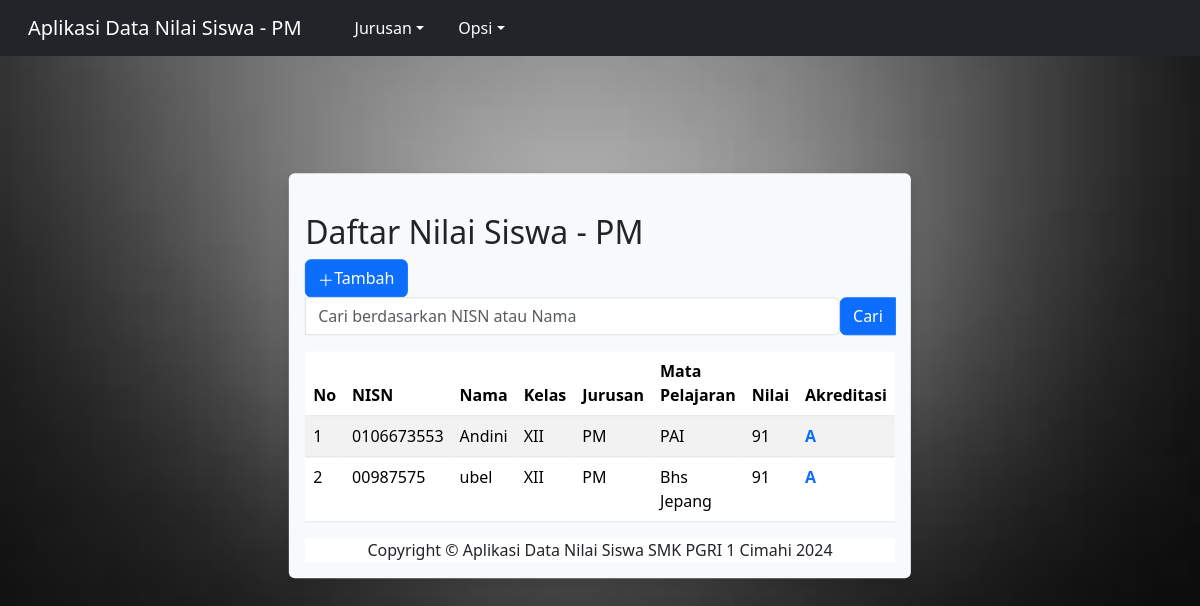
Screenshot of /pm.php with the database file from the repository.
### tables this page shows
CREATE TABLE `tb_nilai` (
  `nisn` varchar(15) NOT NULL,
  `nama` varchar(50) NOT NULL,
  `kelas` varchar(3) NOT NULL,
  `jurusan` text NOT NULL,
  `mata_pelajaran` text NOT NULL,
  `nilai` int(11) NOT NULL
);

### pm.php (the view, shortened to what this page needs)
<?php
include 'koneksi.php';
$query = "SELECT * FROM tb_nilai WHERE jurusan = 'PM'ORDER BY nama ASC";
$sql = mysqli_query($koneksi, $query);
$nomor = 1;
?>
<!DOCTYPE html>
<html lang="en">
<head>
    <link rel="stylesheet" href="https://cdn.jsdelivr.net/npm/bootstrap@5.3.3/dist/css/bootstrap.rtl.min.css">
</head>
<body>
        <nav class="navbar navbar-expand-lg navbar-dark bg-dark navbar-custom">
            <div class="container-fluid">
                <a class="navbar-brand">Aplikasi Data Nilai Siswa - PM</a>
    <div class="collapse navbar-collapse" id="navbarNavDarkDropdown">
      <ul class="navbar-nav">
        <li class="nav-item dropdown">
          <button class="btn btn-dark dropdown-toggle" data-bs-toggle="dropdown" aria-expanded="false">
            Jurusan
          </button>
          <button class="btn btn-dark dropdown-toggle" data-bs-toggle="dropdown" aria-expanded="false">
            Opsi
          </button>
            </div>
        </nav>
        <div class="container">
            <div class="position-absolute top-50 start-50 translate-middle">
        <div class="shadow p-3 mb-5 bg-body-tertiary rounded">
        <div class="mt-4">
            <h2>Daftar Nilai Siswa - PM</h2>
            <a href="olah_pm.php" type="button" class="btn btn-primary"><svg xmlns="http://www.w3.org/2000/svg" width="16" height="16" fill="currentColor" class="bi bi-plus-lg" viewBox="0 0 16 16">
              <path fill-rule="evenodd" d="M8 2a.5.5 0 0 1 .5.5v5h5a.5.5 0 0 1 0 1h-5v5a.5.5 0 0 1-1 0v-5h-5a.5.5 0 0 1 0-1h5v-5A.5.5 0 0 1 8 2"/>
            </svg>Tambah</a>
             <form method="get" action="hasilpm.php" class="mb-3">
          <div class="input-group">
            <input type="text" class="form-control" placeholder="Cari berdasarkan NISN atau Nama" name="keyword">
            <button class="btn btn-primary" type="submit">Cari</button>
          </div>
        </form>
            <div class="table-responsive">
            <table class="table table-striped">
                <thead>
                    <tr>
                        <th scope="col">No</th>
                        <th scope="col">NISN</th>
                        <th scope="col">Nama</th>
                        <th scope="col">Kelas</th>
                        <th scope="col">Jurusan</th>
                        <th scope="col">Mata Pelajaran</th>
                        <th scope="col">Nilai</th>
                        <th scope="col">Akreditasi</th>
                    </tr>
                </thead>
                <tbody>
                     <?php
                    while ($data = mysqli_fetch_array($sql)) {
                        $nilai = $data['nilai'];
                        if ($nilai >= 90 && $nilai <= 100) {
                            $akreditasi = 'A';
                            $akreditasi_class = 'text-primary';
                        } elseif ($nilai >= 70 && $nilai <= 89) {
                            $akreditasi = 'B';
                            $akreditasi_class = 'text-primary';
                        } elseif ($nilai >= 50 && $nilai <= 69) {
                            $akreditasi = 'C';
                            $akreditasi_class = 'text-danger';
                        } elseif ($nilai >= 0 && $nilai <= 49) {
                            $akreditasi = 'D';
                            $akreditasi_class = 'text-danger';
                        } else {
                            $akreditasi = '';
                            $akreditasi_class = '';
                        }
                    ?>
                    <tr>
                        <td><?php echo $nomor++; ?></td>
                        <td><?php echo $data['nisn']; ?></td>
                        <td><?php echo $data['nama']; ?></td>
                        <td><?php echo $data['kelas']; ?></td>
                        <td><?php echo $data['jurusan']; ?></td>
                        <td><?php echo $data['mata_pelajaran']; ?></td>
                        <td><?php echo $nilai; ?></td>
                        <td class="<?php echo $akreditasi_class; ?>"><strong><?php echo $akreditasi; ?></strong></td>
                    </tr>
                    <?php }
                    ?>
                </tbody>
            </table>
        </div>
        <footer class="sticky-footer bg-white">
            <div class="container my-auto">
                <div class="copyright text-center my-auto">
                    <span>Copyright &copy; Aplikasi Data Nilai Siswa SMK PGRI 1 Cimahi 2024</span>
                </div>
            </div>
        </footer>
    </div>
</div>
</div>
</div>
</body>
</html>

### pm.php (style rules this page uses)
.navbar-custom { background-color: #000000; background-size: cover; }
body { background-image: url('gr.jpg'); background-size: cover; background-repeat: no-repeat; background-attachment: fixed; }
.table-responsive { max-height: 60vh; overflow-y: auto; }

### rows the page displays
tb_nilai: nisn "0106673553", nama "Andini", kelas "XII", jurusan "PM", mata_pelajaran "PAI", nilai "91", nilai "A"
tb_nilai: nisn "00987575", nama "ubel", kelas "XII", jurusan "PM", mata_pelajaran "Bhs Jepang", nilai "91", nilai "A"
